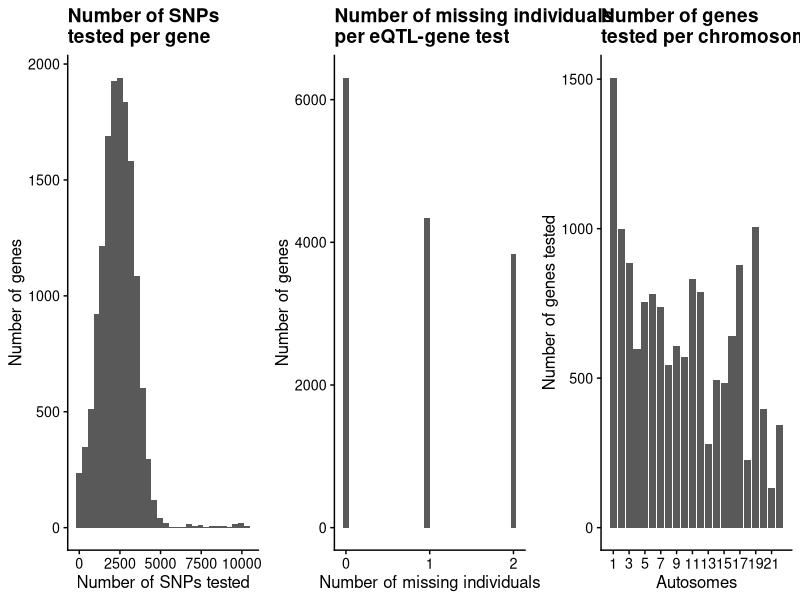
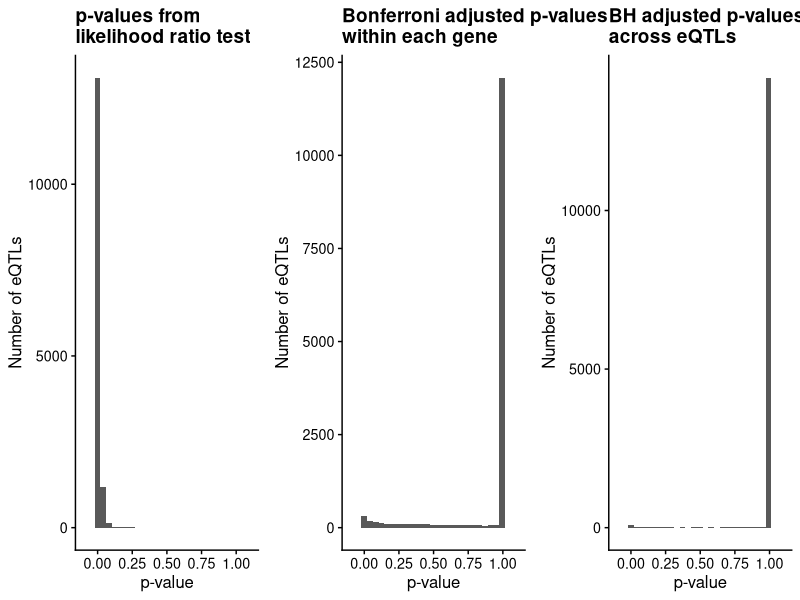
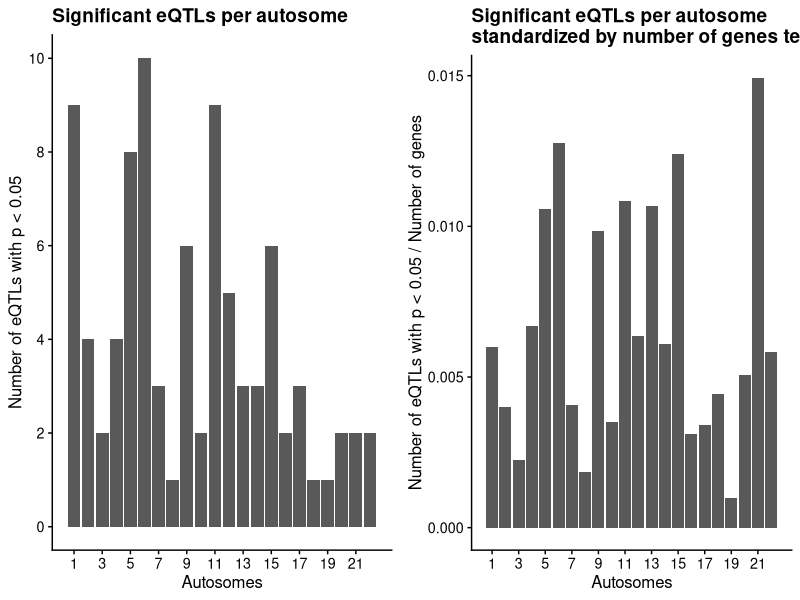
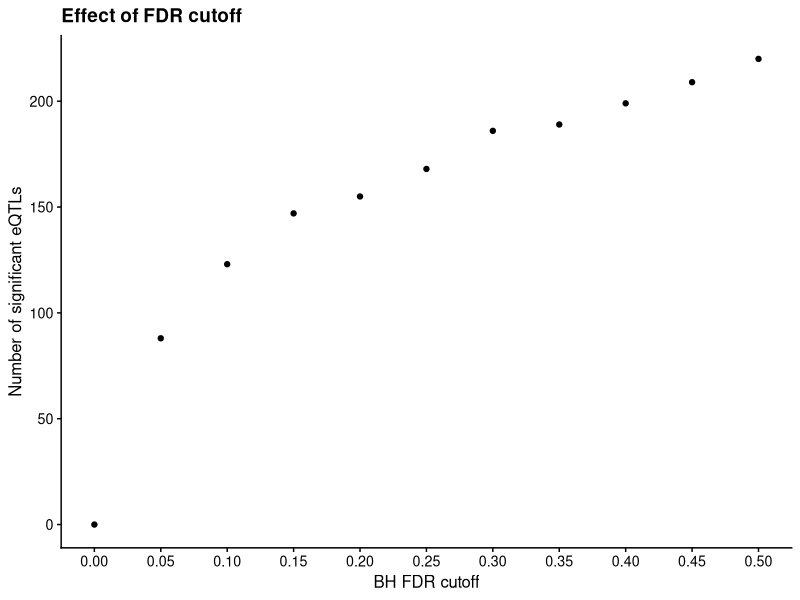

Recreate these plots in R, in order.
## ---- chunk 1
library("knitr")
opts_chunk$set(fig.width = 10, fig.path = "figure/")
## ---- chunk 2
library("cowplot")
library("dplyr")
library("ggplot2")
theme_set(theme_cowplot(font_size = 12))
## ---- chunk 3
gemma <- read.delim("../data/gemma/gemma-top.txt", stringsAsFactors = FALSE)
dim(gemma)
head(gemma)
## ---- chunk 4
p_n_snps <- ggplot(gemma, aes(x = n_snps)) +
  geom_histogram() +
  labs(x = "Number of SNPs tested",
       y = "Number of genes",
       title = "Number of SNPs\ntested per gene")
p_n_miss <- ggplot(gemma, aes(x = n_miss)) +
  scale_x_continuous(breaks = seq(0, max(gemma$n_miss))) +
  geom_histogram() +
    labs(x = "Number of missing individuals",
       y = "Number of genes",
       title = "Number of missing individuals\nper eQTL-gene test")
p_n_chr <- ggplot(gemma, aes(x = chr)) +
  geom_bar() +
  scale_x_continuous(breaks = seq(1, max(gemma$chr), 2)) +
  labs(x = "Autosomes",
       y = "Number of genes tested",
       title = "Number of genes\ntested per chromosome")
plot_grid(p_n_snps, p_n_miss, p_n_chr, nrow = 1)
## ---- chunk 5
bonferroni <- function(p, n) {
  # p - nominal p-value(s)
  # n - number(s) of tests
  stopifnot(is.numeric(p), p >= 0, p <= 1,
            is.numeric(n), n > 0)
  n_valid_len <- length(n) == 1 || length(n) == length(p)
  if (!n_valid_len)
    stop("n must be length 1 or the same length as p")
  p_b <- pmin(1, p * n)
  stopifnot(p_b <= 1)
  return(p_b)
}

gemma$p_bonf <- bonferroni(gemma$p_lrt, gemma$n_snps)
## ---- chunk 6
gemma$p_bh <- p.adjust(gemma$p_bonf, method = "BH")
## ---- chunk 7
p_p_lrt <- ggplot(gemma, aes(x = p_lrt)) +
  geom_histogram() +
  scale_x_continuous(breaks = seq(0, 1, 0.25),
                     limits = c(-0.1, 1.1)) +
  labs(x = "p-value",
       y = "Number of eQTLs",
       title = "p-values from\nlikelihood ratio test")
p_p_bonf <- ggplot(gemma, aes(x = p_bonf)) +
  geom_histogram() +
  scale_x_continuous(breaks = seq(0, 1, 0.25),
                     limits = c(-0.1, 1.1)) +
  labs(x = "p-value",
       y = "Number of eQTLs",
       title = "Bonferroni adjusted p-values\nwithin each gene")
p_p_bh <- ggplot(gemma, aes(x = p_bh)) +
  geom_histogram() +
  scale_x_continuous(breaks = seq(0, 1, 0.25),
                     limits = c(-0.1, 1.1)) +
  labs(x = "p-value",
       y = "Number of eQTLs",
       title = "BH adjusted p-values\nacross eQTLs")
plot_grid(p_p_lrt, p_p_bonf, p_p_bh, nrow = 1)
## ---- chunk 8
sum(gemma$p_bh < 0.05)
sum(gemma$p_bh < 0.1)
sum(gemma$p_bh < 0.2)
table(gemma$p_bh < 0.05, gemma$chr)
## ---- chunk 9
gemma_chr <- gemma %>%
  group_by(chr) %>%
  summarize(n_total = n(),
            n_sig = sum(p_bh < 0.05),
            n_stand = n_sig / n_total)
p_n_sig <- ggplot(gemma_chr, aes(x = chr, y = n_sig)) +
  geom_bar(stat = "identity") +
  scale_x_continuous(breaks = seq(1, max(gemma_chr$chr), 2)) +
  scale_y_continuous(breaks = seq(0, max(gemma_chr$n_sig), 2)) +
  labs(x = "Autosomes",
       y = "Number of eQTLs with p < 0.05",
       title = "Significant eQTLs per autosome")
p_n_stand <- ggplot(gemma_chr, aes(x = chr, y = n_stand)) +
  geom_bar(stat = "identity") +
  scale_x_continuous(breaks = seq(1, max(gemma_chr$chr), 2)) +
  # scale_y_continuous(breaks = seq(0, max(gemma_chr$n_sig), 2)) +
  labs(x = "Autosomes",
       y = "Number of eQTLs with p < 0.05 / Number of genes",
       title = "Significant eQTLs per autosome\nstandardized by number of genes tested")
plot_grid(p_n_sig, p_n_stand, nrow = 1)
## ---- chunk 10
cutoffs <- seq(0, 0.5, by = 0.05)
n_sig <- numeric(length = length(cutoffs))
for (i in seq_along(cutoffs)) {
  n_sig[i] <- sum(gemma$p_bh < cutoffs[i])
}
d_cutoffs <- data.frame(cutoffs, n_sig)
ggplot(d_cutoffs, aes(x = cutoffs, y = n_sig)) +
  geom_point() +
  scale_x_continuous(breaks = cutoffs) +
  labs(x = "BH FDR cutoff",
       y = "Number of significant eQTLs",
       title = "Effect of FDR cutoff")
## ---- chunk 11
sessionInfo()
